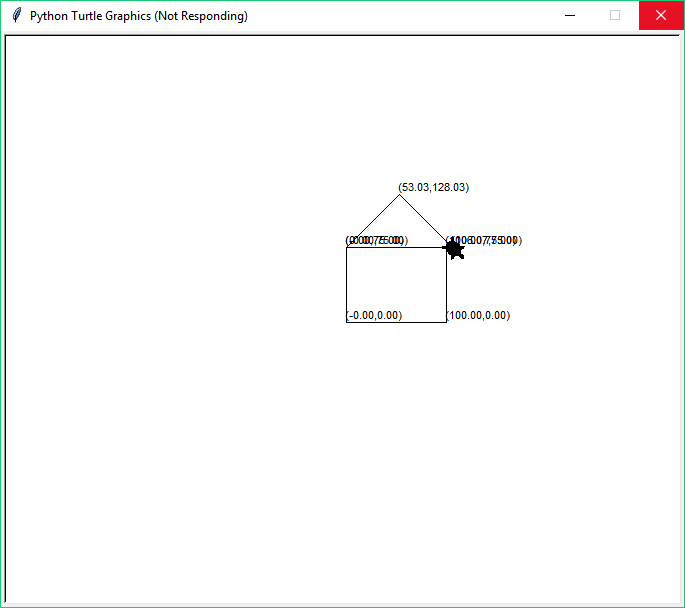

Generate this figure with Python:
'''
CSC102 - Lab 07
Problem 2: My Turtle
Franklin Nuth
Rasul Rasulov
March 2nd, 2018
'''

import turtle
from myTurtle import MyTurtle

def main():
    myHouse = MyTurtle()
    myHouse.forward(100).left(90).forward(75).left(90).forward(100).left(90).forward(75).right(180).forward(75).right(45).forward(75).right(90).forward(75)
    done()
    
main()
